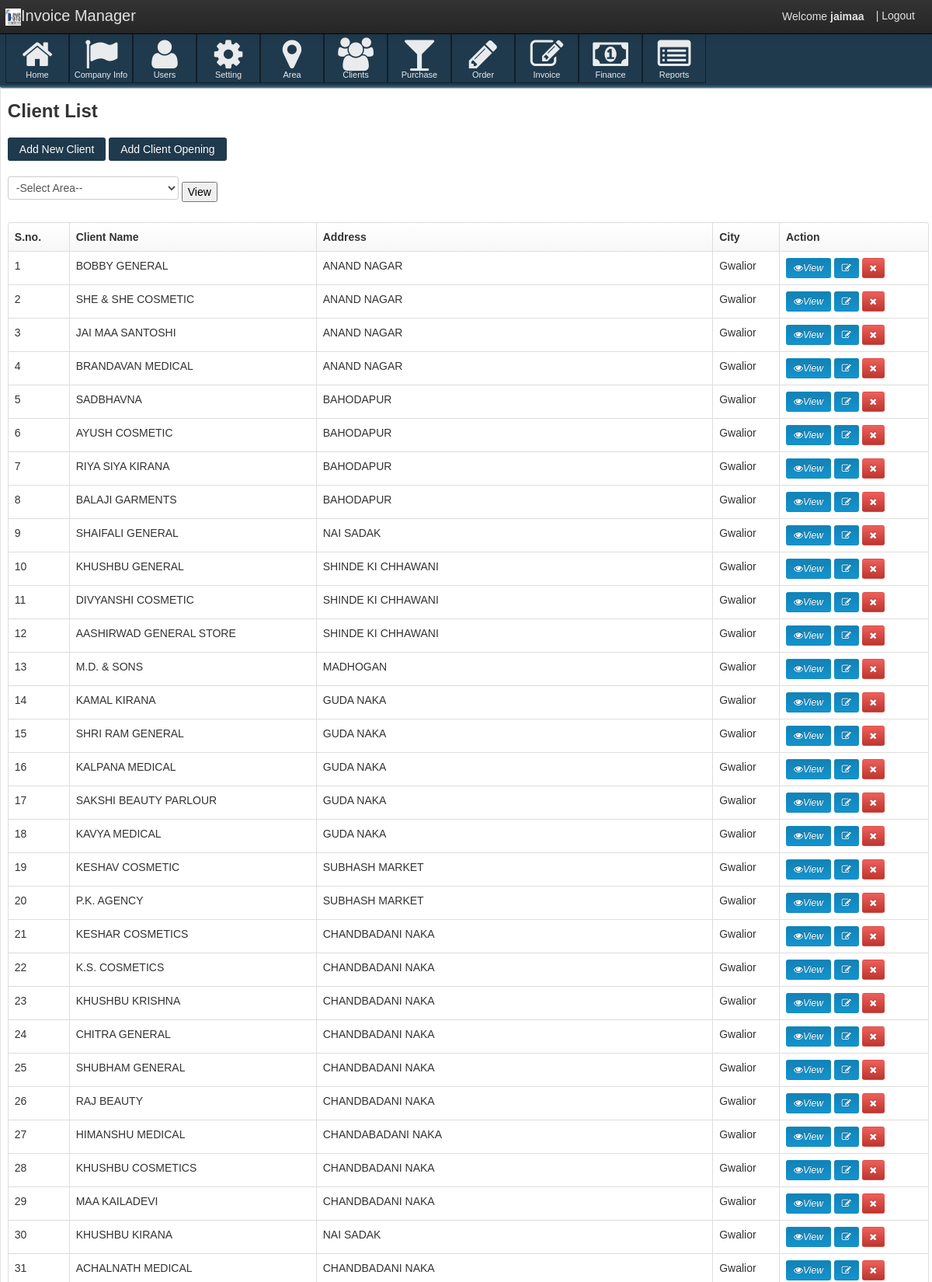
/JAIGST/client_mgmt.php (signed in, upper part), run on the app's committed database.
### tables this page shows
CREATE TABLE `client` (
  `client_id` bigint(100) NOT NULL,
  `client_name` varchar(50) NOT NULL,
  `address` varchar(100) NOT NULL,
  `area_id` int(10) NOT NULL,
  `city` varchar(50) NOT NULL,
  `state` varchar(50) NOT NULL,
  `country` varchar(50) NOT NULL,
  `pin` varchar(10) NOT NULL,
  `contact` varchar(50) NOT NULL,
  `mobile` varchar(50) NOT NULL,
  `mail` varchar(50) NOT NULL,
  `PAN` varchar(50) NOT NULL,
  `TIN` varchar(50) NOT NULL,
  `ST` varchar(50) NOT NULL,
  `CST` varchar(50) NOT NULL
);

### JAIGST/client_mgmt.php (the view, shortened to what this page needs)
<?php
if(isset($_SESSION['login']) && $_SESSION['type']=='Admin')
{
?>
<!DOCTYPE html>
<html lang="en">
<head>
    <link href="css/customize-template.css" type="text/css" media="screen, projection" rel="stylesheet" />
</head>
    <body>
    <div class="navbar navbar-fixed-top">
        <div class="navbar-inner">
            <div class="container">
                <a href="#" class="brand"><img src="images/Dsys Logo.png" width="20px" height="20px" />Invoice Manager</a>
                <div id="app-nav-top-bar" class="nav-collapse">
                   <ul class="nav pull-right">
					<li style="margin-top: 11px;">
						Welcome <strong><?php echo $_SESSION['UserName'] ?> </strong>
					</li>
                        <li>
                            <a href="signout.php">| Logout</a>
                        </li>
                    </ul>
                </div>
            </div>
        </div>
    </div>
    <div id="body-container">
        <div id="body-content">
            <div class="body-nav body-nav-horizontal body-nav-fixed">
                <div class="container">
                   			<?php include'menu.php'; ?>
                </div>
            </div>
<div class="box">
	<div class="container">
		<section class="content-header">
			<h3>
				Client List
			</h3>
		</section>
	</div>
	<div class="box-content">
		<section id="my-account-security-form" class="page container">
				<div class="container">
					<div class="row">
						<div id="acct-password-row" class="span16">
                        <a href="create_client.php?opt=1"><button id="submit-button" type="button" class="btn btn-primary" name="action" value="" style="margin-bottom:20px">Add New Client</button></a>
                        <a href="client_opening.php?opt=1"><button id="submit-button" type="button" class="btn btn-primary" name="action" value="" style="margin-bottom:20px">Add Client Opening</button></a>
                        <form action="" name="count" method="post">
            				<select name="beat" required>
                				<option value="">-Select Area--</option>
               			</select>
		                <input type="submit" value="View" name="submit" />
        		    </form>
                        <div class="box-content box-table">
                            <table id="sample-table" class="table table-hover table-bordered tablesorter">
                                <thead>
                                    <tr>
                                        <th>S.no.</th>
                                        <th>Client Name</th>
                                        <th>Address</th>
                                        <th>City</th>
                                        <th>Action</th>
                                    </tr>
                                </thead>
                                <tbody>
                                <?php
										if($_REQUEST['submit']=='View')
										{ $beat=$_POST['beat'];
											$res1=mysql_query("select * from client where area_id='".$beat."'");
										while($r1=mysql_fetch_array($res1))
										{
											echo "<tr><td>".$r1[0]."</td><td>".$r1[1]."</td><td>".$r1[2]."</td><td>".$r1[4]."</td><td class='td-actions'>
                                            	<a href='view_client.php?opt=2&client_id=$r[0]' class='btn btn-small btn-info'>
                                            	    <i class='btn-icon-only icon-eye-open'>View</i>
                                            	</a>
												<a href='edit_client.php?opt=3&client_id=$r[0]' class='btn btn-small btn-info'>
                                                	<i class='btn-icon-only icon-edit'></i>
                                            	</a>
                                           		<a href='del_client.php?opt=2&client_id=$r[0]' onClick='confirmDelete();' class='btn btn-small btn-danger'>
                                            	    <i class='btn-icon-only icon-remove'></i>
                                            	</a>
												</td>
			                                    </tr>";
										}
										}
										else
										{
										$res2=mysql_query("select * from client");
										while($r2=mysql_fetch_array($res2))
										{
											echo "<tr><td>".$r2[0]."</td><td>".$r2[1]."</td><td>".$r2[2]."</td><td>".$r2[4]."</td><td class='td-actions'>
                                            	<a href='view_client.php?opt=2&client_id=$r[0]' class='btn btn-small btn-info'>
                                            	    <i class='btn-icon-only icon-eye-open'>View</i>
                                            	</a>
												<a href='edit_client.php?opt=3&client_id=$r[0]' class='btn btn-small btn-info'>
                                                	<i class='btn-icon-only icon-edit'></i>
                                            	</a>
                                           		<a href='del_client.php?opt=2&client_id=$r[0]' onClick='confirmDelete();' class='btn btn-small btn-danger'>
                                            	    <i class='btn-icon-only icon-remove'></i>
                                            	</a>
												</td>
			                                    </tr>";
										}}
										?>
                                </tbody>
                            </table>
						</div>
					</div>
            	</div>
		</section>
	</div></div>
	</body>
</html>
<?php
}
else
{header('location:signout.php');}
?>

### JAIGST/client_mgmt.php (style rules this page uses)
#body-content { padding-bottom: 0px !important; }
#body-container { height: auto; min-height: 0% !important; }

### data on the page
client: client_id "1", client_name "BOBBY GENERAL", address "ANAND NAGAR", city "Gwalior"
client: client_id "2", client_name "SHE & SHE COSMETIC", address "ANAND NAGAR", city "Gwalior"
client: client_id "3", client_name "JAI MAA SANTOSHI", address "ANAND NAGAR", city "Gwalior"
client: client_id "4", client_name "BRANDAVAN MEDICAL", address "ANAND NAGAR", city "Gwalior"
client: client_id "5", client_name "SADBHAVNA", address "BAHODAPUR", city "Gwalior"
client: client_id "6", client_name "AYUSH COSMETIC", address "BAHODAPUR", city "Gwalior"
client: client_id "7", client_name "RIYA SIYA KIRANA", address "BAHODAPUR", city "Gwalior"
client: client_id "8", client_name "BALAJI GARMENTS", address "BAHODAPUR", city "Gwalior"
client: client_id "9", client_name "SHAIFALI GENERAL", address "NAI SADAK", city "Gwalior"
client: client_id "10", client_name "KHUSHBU GENERAL", address "SHINDE KI CHHAWANI", city "Gwalior"
client: client_id "11", client_name "DIVYANSHI COSMETIC", address "SHINDE KI CHHAWANI", city "Gwalior"
client: client_id "12", client_name "AASHIRWAD GENERAL STORE", address "SHINDE KI CHHAWANI", city "Gwalior"
client: client_id "13", client_name "M.D. & SONS", address "MADHOGAN", city "Gwalior"
client: client_id "14", client_name "KAMAL KIRANA", address "GUDA NAKA", city "Gwalior"
client: client_id "15", client_name "SHRI RAM GENERAL", address "GUDA NAKA", city "Gwalior"
client: client_id "16", client_name "KALPANA MEDICAL", address "GUDA NAKA", city "Gwalior"
client: client_id "17", client_name "SAKSHI BEAUTY PARLOUR", address "GUDA NAKA", city "Gwalior"
client: client_id "18", client_name "KAVYA MEDICAL", address "GUDA NAKA", city "Gwalior"
client: client_id "19", client_name "KESHAV COSMETIC", address "SUBHASH MARKET", city "Gwalior"
client: client_id "20", client_name "P.K. AGENCY", address "SUBHASH MARKET", city "Gwalior"
client: client_id "21", client_name "KESHAR COSMETICS", address "CHANDBADANI NAKA", city "Gwalior"
client: client_id "22", client_name "K.S. COSMETICS", address "CHANDBADANI NAKA", city "Gwalior"
client: client_id "23", client_name "KHUSHBU KRISHNA", address "CHANDBADANI NAKA", city "Gwalior"
client: client_id "24", client_name "CHITRA GENERAL", address "CHANDBADANI NAKA", city "Gwalior"
client: client_id "25", client_name "SHUBHAM GENERAL", address "CHANDBADANI NAKA", city "Gwalior"
client: client_id "26", client_name "RAJ BEAUTY", address "CHANDBADANI NAKA", city "Gwalior"
client: client_id "27", client_name "HIMANSHU MEDICAL", address "CHANDABADANI NAKA", city "Gwalior"
client: client_id "28", client_name "KHUSHBU COSMETICS", address "CHANDBADANI NAKA", city "Gwalior"
client: client_id "29", client_name "MAA KAILADEVI", address "CHANDBADANI NAKA", city "Gwalior"
client: client_id "30", client_name "KHUSHBU KIRANA", address "NAI SADAK", city "Gwalior"
client: client_id "31", client_name "ACHALNATH MEDICAL", address "CHANDBADANI NAKA", city "Gwalior"

### other printed values
$_SESSION['UserName'] "jaimaa"
